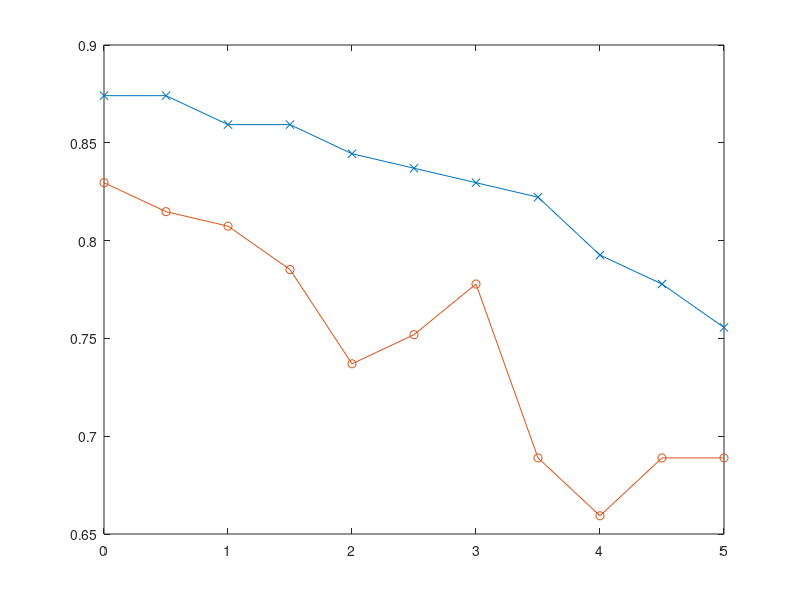

This figure's MATLAB source:
ptwsvm = [0.8741	0.8741	0.8593	0.8593	0.8444	0.837	0.8296	0.8222	0.7926	0.7778	0.7556];
twsvm =[0.8296	0.8148	0.8074	0.7852	0.737	0.7519	0.7778	0.6889	0.6593	0.6889	0.6889];
X=[0	0.5	1	1.5	2	2.5	3	3.5	4	4.5	5];
plot(X,ptwsvm,'x-');
hold on;
plot(X,twsvm,'o-');